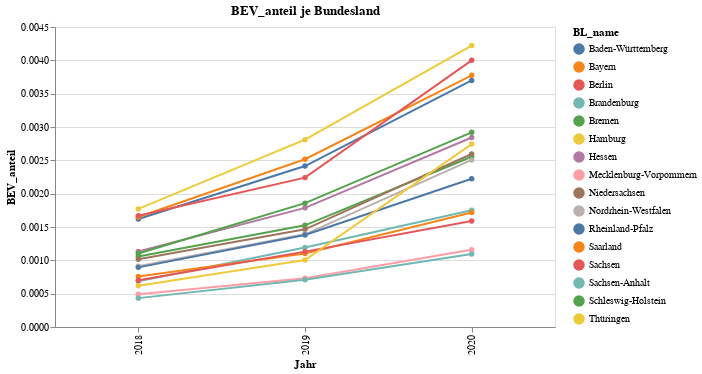

Source (notebook cell):
### Code cell
import altair as alt

kraftstoff='BEV'
source = kba_data_all.groupby(['BL_name','Jahr'])[kraftstoff,'Insgesamt'].sum().reset_index()

source[kraftstoff + '_anteil']=source[kraftstoff]/source.Insgesamt

alt.Chart(source).mark_line(point=True).encode(
    x='Jahr:O',
    y= kraftstoff+'_anteil',
    color='BL_name',
    tooltip=['BL_name',kraftstoff,kraftstoff+'_anteil']
    #strokeDash='BL_name',
).properties(width=500,
            title=kraftstoff+'_anteil je Bundesland')

### Figure 1 — Vega-Lite specification as saved in the notebook (floating-point values rounded to 4 significant figures)
{"config": {"view": {"continuousWidth": 400, "continuousHeight": 300}}, "data": {"name": "data-e70a3d4a719fa17661e63132d93d6fc6"}, "mark": {"type": "line", "point": true}, "encoding": {"color": {"type": "nominal", "field": "BL_name"}, "tooltip": [{"type": "nominal", "field": "BL_name"}, {"type": "quantitative", "field": "BEV"}, {"type": "quantitative", "field": "BEV_anteil"}], "x": {"type": "ordinal", "field": "Jahr"}, "y": {"type": "quantitative", "field": "BEV_anteil"}}, "title": "BEV_anteil je Bundesland", "width": 500, "$schema": "https://vega.github.io/schema/vega-lite/v4.8.1.json", "datasets": {"data-e70a3d4a719fa17661e63132d93d6fc6": [{"BL_name": "Baden-Württemberg", "Jahr": 2018, "BEV": 10568, "Insgesamt": 6521643, "BEV_anteil": 0.00162}, {"BL_name": "Baden-Württemberg", "Jahr": 2019, "BEV": 15998, "Insgesamt": 6626660, "BEV_anteil": 0.002414}, {"BL_name": "Baden-Württemberg", "Jahr": 2020, "BEV": 24863, "Insgesamt": 6723070, "BEV_anteil": 0.003698}, {"BL_name": "Bayern", "Jahr": 2018, "BEV": 12953, "Insgesamt": 7845761, "BEV_anteil": 0.001651}, {"BL_name": "Bayern", "Jahr": 2019, "BEV": 20063, "Insgesamt": 7973421, "BEV_anteil": 0.002516}, {"BL_name": "Bayern", "Jahr": 2020, "BEV": 30571, "Insgesamt": 8096844, "BEV_anteil": 0.003776}, {"BL_name": "Berlin", "Jahr": 2018, "BEV": 2007, "Insgesamt": 1202829, "BEV_anteil": 0.001669}, {"BL_name": "Berlin", "Jahr": 2019, "BEV": 2713, "Insgesamt": 1210790, "BEV_anteil": 0.002241}, {"BL_name": "Berlin", "Jahr": 2020, "BEV": 4886, "Insgesamt": 1221433, "BEV_anteil": 0.004}, {"BL_name": "Brandenburg", "Jahr": 2018, "BEV": 967, "Insgesamt": 1407031, "BEV_anteil": 0.0006873}, {"BL_name": "Brandenburg", "Jahr": 2019, "BEV": 1699, "Insgesamt": 1423631, "BEV_anteil": 0.001193}, {"BL_name": "Brandenburg", "Jahr": 2020, "BEV": 2521, "Insgesamt": 1439194, "BEV_anteil": 0.001752}, {"BL_name": "Bremen", "Jahr": 2018, "BEV": 307, "Insgesamt": 290188, "BEV_anteil": 0.001058}, {"BL_name": "Bremen", "Jahr": 2019, "BEV": 446, "Insgesamt": 292514, "BEV_anteil": 0.001525}, {"BL_name": "Bremen", "Jahr": 2020, "BEV": 752, "Insgesamt": 294547, "BEV_anteil": 0.002553}, {"BL_name": "Hamburg", "Jahr": 2018, "BEV": 1387, "Insgesamt": 783255, "BEV_anteil": 0.001771}, {"BL_name": "Hamburg", "Jahr": 2019, "BEV": 2233, "Insgesamt": 794618, "BEV_anteil": 0.00281}, {"BL_name": "Hamburg", "Jahr": 2020, "BEV": 3395, "Insgesamt": 804196, "BEV_anteil": 0.004222}, {"BL_name": "Hessen", "Jahr": 2018, "BEV": 4139, "Insgesamt": 3658894, "BEV_anteil": 0.001131}, {"BL_name": "Hessen", "Jahr": 2019, "BEV": 6618, "Insgesamt": 3703192, "BEV_anteil": 0.001787}, {"BL_name": "Hessen", "Jahr": 2020, "BEV": 10670, "Insgesamt": 3754502, "BEV_anteil": 0.002842}, {"BL_name": "Mecklenburg-Vorpommern", "Jahr": 2018, "BEV": 418, "Insgesamt": 848812, "BEV_anteil": 0.0004925}, {"BL_name": "Mecklenburg-Vorpommern", "Jahr": 2019, "BEV": 626, "Insgesamt": 856882, "BEV_anteil": 0.0007306}, {"BL_name": "Mecklenburg-Vorpommern", "Jahr": 2020, "BEV": 1003, "Insgesamt": 864963, "BEV_anteil": 0.00116}, {"BL_name": "Niedersachsen", "Jahr": 2018, "BEV": 4757, "Insgesamt": 4674059, "BEV_anteil": 0.001018}, {"BL_name": "Niedersachsen", "Jahr": 2019, "BEV": 6958, "Insgesamt": 4747593, "BEV_anteil": 0.001466}, {"BL_name": "Niedersachsen", "Jahr": 2020, "BEV": 12491, "Insgesamt": 4812978, "BEV_anteil": 0.002595}, {"BL_name": "Nordrhein-Westfalen", "Jahr": 2018, "BEV": 9058, "Insgesamt": 9950324, "BEV_anteil": 0.0009103}, {"BL_name": "Nordrhein-Westfalen", "Jahr": 2019, "BEV": 14019, "Insgesamt": 10083891, "BEV_anteil": 0.00139}, {"BL_name": "Nordrhein-Westfalen", "Jahr": 2020, "BEV": 25647, "Insgesamt": 10232556, "BEV_anteil": 0.002506}, {"BL_name": "Rheinland-Pfalz", "Jahr": 2018, "BEV": 2221, "Insgesamt": 2482960, "BEV_anteil": 0.0008945}, {"BL_name": "Rheinland-Pfalz", "Jahr": 2019, "BEV": 3482, "Insgesamt": 2520846, "BEV_anteil": 0.001381}, {"BL_name": "Rheinland-Pfalz", "Jahr": 2020, "BEV": 5683, "Insgesamt": 2556805, "BEV_anteil": 0.002223}, {"BL_name": "Saarland", "Jahr": 2018, "BEV": 478, "Insgesamt": 629613, "BEV_anteil": 0.0007592}, {"BL_name": "Saarland", "Jahr": 2019, "BEV": 701, "Insgesamt": 636176, "BEV_anteil": 0.001102}, {"BL_name": "Saarland", "Jahr": 2020, "BEV": 1104, "Insgesamt": 642412, "BEV_anteil": 0.001719}, {"BL_name": "Sachsen", "Jahr": 2018, "BEV": 1501, "Insgesamt": 2135861, "BEV_anteil": 0.0007028}, {"BL_name": "Sachsen", "Jahr": 2019, "BEV": 2430, "Insgesamt": 2148960, "BEV_anteil": 0.001131}, {"BL_name": "Sachsen", "Jahr": 2020, "BEV": 3438, "Insgesamt": 2162883, "BEV_anteil": 0.00159}, {"BL_name": "Sachsen-Anhalt", "Jahr": 2018, "BEV": 522, "Insgesamt": 1205202, "BEV_anteil": 0.0004331}, {"BL_name": "Sachsen-Anhalt", "Jahr": 2019, "BEV": 860, "Insgesamt": 1210884, "BEV_anteil": 0.0007102}, {"BL_name": "Sachsen-Anhalt", "Jahr": 2020, "BEV": 1332, "Insgesamt": 1215896, "BEV_anteil": 0.001095}, {"BL_name": "Schleswig-Holstein", "Jahr": 2018, "BEV": 1806, "Insgesamt": 1639337, "BEV_anteil": 0.001102}, {"BL_name": "Schleswig-Holstein", "Jahr": 2019, "BEV": 3090, "Insgesamt": 1663285, "BEV_anteil": 0.001858}, {"BL_name": "Schleswig-Holstein", "Jahr": 2020, "BEV": 4927, "Insgesamt": 1687370, "BEV_anteil": 0.00292}, {"BL_name": "Thüringen", "Jahr": 2018, "BEV": 731, "Insgesamt": 1179434, "BEV_anteil": 0.0006198}, {"BL_name": "Thüringen", "Jahr": 2019, "BEV": 1189, "Insgesamt": 1184512, "BEV_anteil": 0.001004}, {"BL_name": "Thüringen", "Jahr": 2020, "BEV": 3263, "Insgesamt": 1189416, "BEV_anteil": 0.002743}]}}
